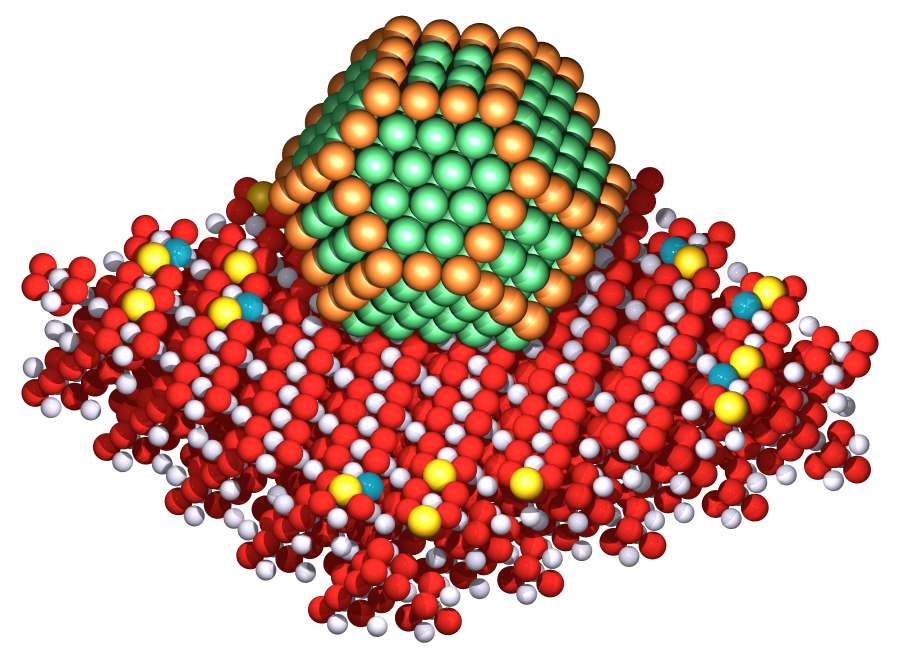
#> input picture ni_cu_ce_al2o3/renders/01_overview_oblique.png, 1800 x 1317 px (shown at 1/2 size); its folder holds 4 pictures in this run
$ python fig_renders.py
#> lines starting #> are read from the running program, lines starting #| are printed output that depends on the picture
### ni_cu_ce_al2o3/scripts/plot_style.py
import matplotlib as mpl

# categorical order (validated reference palette) and an ordinal blue ramp for sizes
SERIES = ["#2a78d6", "#eb6834", "#1baf7a", "#eda100", "#e87ba4", "#008300", "#6250d6", "#e34948"]
BLUE_RAMP = ["#86b6ef", "#5598e7", "#2a78d6", "#1c5cab", "#104281", "#0d366b"]


def setup():
    mpl.rcParams.update({
        "font.family": "DejaVu Sans",
        "font.size": 10.5,
        "axes.spines.top": False,
        "axes.spines.right": False,
        "axes.edgecolor": "#8a8984",
        "axes.labelcolor": "#0b0b0b",
        "axes.titlesize": 11,
        "axes.titleweight": "bold",
        "axes.grid": True,
        "grid.color": "#e6e5e0",
        "grid.linewidth": 0.7,
        "xtick.color": "#52514e",
        "ytick.color": "#52514e",
        "lines.linewidth": 2,
        "figure.facecolor": "white",
        "savefig.bbox": "tight",
    })

### ni_cu_ce_al2o3/scripts/fig_renders.py
"""Figure 1: composite of the POV-Ray renders with a colour key."""
import json
import os

import matplotlib.pyplot as plt
from matplotlib.lines import Line2D

from model_lib import COLORS
from plot_style import setup

ROOT = os.path.dirname(os.path.dirname(os.path.abspath(__file__)))
REN = os.path.join(ROOT, "renders")


def img(ax, name, title):
#> called with name = '01_overview_oblique'
    ax.imshow(plt.imread(os.path.join(REN, name + ".png")))
    ax.set_title(title, loc="left")
    ax.axis("off")


def main():
    setup()
    fig = plt.figure(figsize=(14, 9.6))
    top = fig.add_gridspec(1, 3, width_ratios=[1.45, 1.0, 0.95], left=0.01, right=0.99,
                           top=0.96, bottom=0.47, wspace=0.04)
    bot = fig.add_gridspec(1, 3, left=0.01, right=0.99, top=0.42, bottom=0.08, wspace=0.03)
    img(fig.add_subplot(top[0]), "01_overview_oblique",
        "(a) NiCu particle on Ce-doped γ-Al$_2$O$_3$(100) with O vacancies")
    img(fig.add_subplot(top[1]), "02_top_view", "(b) Top view")
#> call 2 of img, with name = '02_top_view', title = '(b) Top view'
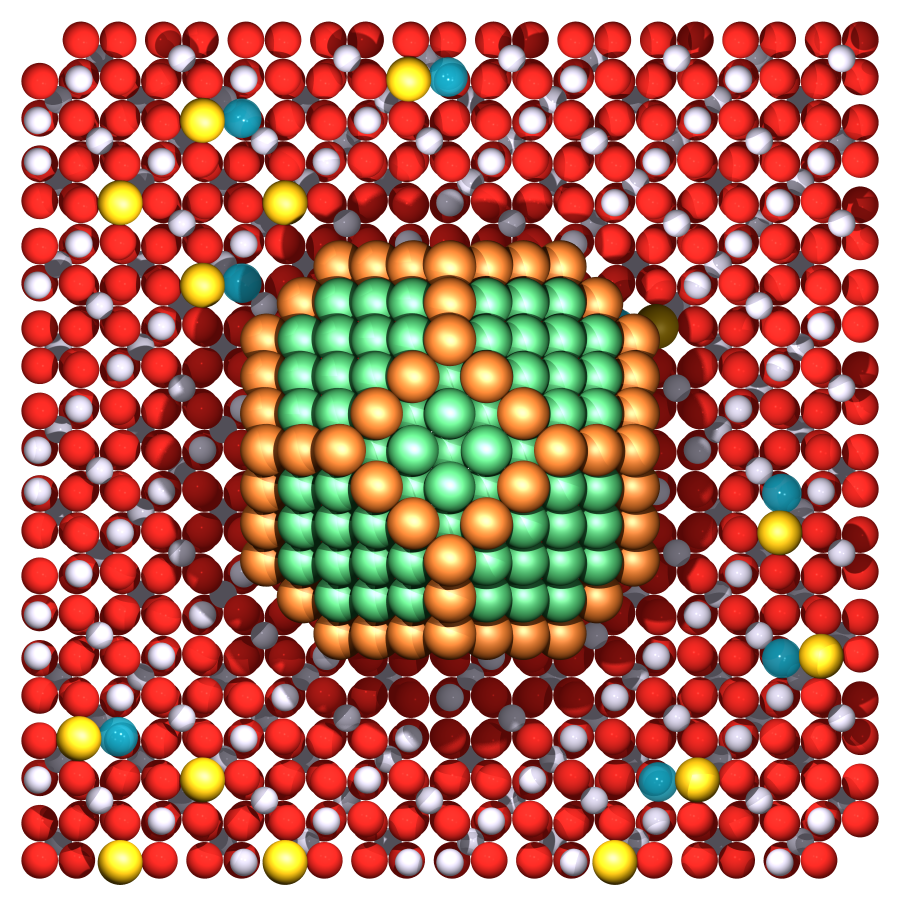
#> input picture ni_cu_ce_al2o3/renders/02_top_view.png, 1800 x 1813 px (shown at 1/2 size)
    img(fig.add_subplot(top[2]), "03_particle_closeup", "(c) Cu on corners + edges")
#> call 3 of img, with name = '03_particle_closeup', title = '(c) Cu on corners + edges'
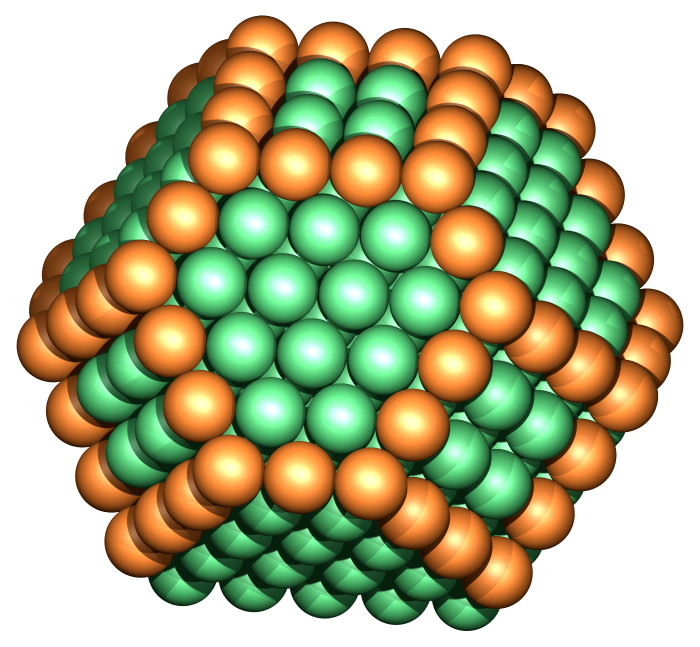
#> input picture ni_cu_ce_al2o3/renders/03_particle_closeup.png, 1400 x 1293 px (shown at 1/2 size)
    sizes = [("small", "1.3 nm, Cu/Ni = 0.68"), ("medium", "2.0 nm, Cu/Ni = 0.21"),
             ("large", "3.1 nm, Cu/Ni = 0.10")]
    for j, (tag, lab) in enumerate(sizes):
        img(fig.add_subplot(bot[j]), f"04_size_{tag}", f"({'def'[j]}) {lab}")
    names = {"Ni": "Ni", "Cu": "Cu (low-CN sites)", "Al": "Al", "O": "O", "Ce": "Ce (on Al site)",
             "X": "O vacancy"}
    h = [Line2D([], [], marker="o", ls="", ms=11, mfc=COLORS[k], mec="#8a8984", label=v)
         for k, v in names.items()]
    fig.legend(handles=h, loc="lower center", ncol=6, frameon=False, fontsize=11,
               bbox_to_anchor=(0.5, 0.0))
    fig.text(0.5, 0.055, "(d-f) same support area; Cu fills all corner+edge sites, so the Cu/Ni ratio "
             "needed falls with particle size", ha="center", fontsize=10, color="#52514e")
    fig.savefig(os.path.join(ROOT, "figures", "fig1_model_renders.png"), dpi=200)


if __name__ == "__main__":
#> (the run stopped early here; a loop or call above may not have finished)
